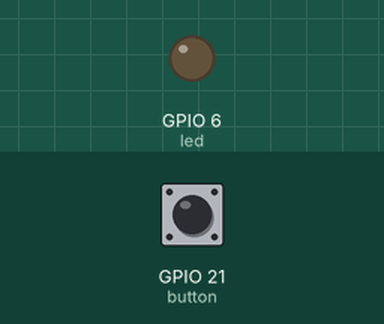
This program was run on a simulated Raspberry Pi (BCM pin numbers). Shown: output pins drawn as LEDs (lit = HIGH). Inputs (shaded band) come from the test bench; at power-on: GPIO 21 (button) LOW. What the program prints to the terminal is not drawn.

Above: at 1.2 s.
1.3 s: GPIO 21 (button) pulled HIGH for 0.15 s
At 1.37 s:
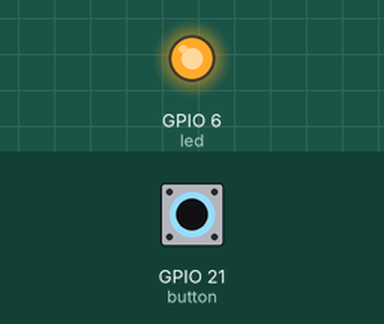
2.9 s: GPIO 21 (button) pulled HIGH for 3.2 s
At 7.2 s:
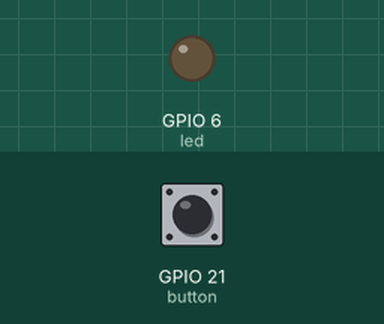
Timing chart, 0 to 8.7 s (numbered marks = the images above; inputs shaded):
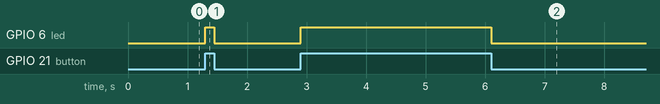

The program:

8-2.py
```python
import time
import RPi.GPIO as GPIO

try:
	def led_on_off(pin, value):
		GPIO.output(pin, value)

	GPIO.setmode(GPIO.BCM)

	GPIO.setwarnings(False)

	led = 6
	GPIO.setup(led, GPIO.OUT)

	button = 21
	GPIO.setup(button, GPIO.IN, GPIO.PUD_DOWN)

	print("스위치를 누르고 있는 동안 LED가 켜지고 놓으면 꺼집니다.")

	while True:
		status = GPIO.input(button)
		led_on_off(led, status)

except KeyboardInterrupt:
	print("Ctrl + c 종료")
finally:
	print("cleanup()")
	GPIO.cleanup()
```

Measured:
- after the input at 1.3 s, GPIO 6 (led): LOW → HIGH at once, → LOW 0.15 s later
- after the input at 2.9 s, GPIO 6 (led): LOW → HIGH at once, → LOW 3.2 s later
